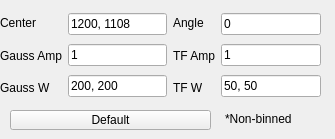
             <widget class="QWidget" name="tab_6">
              <attribute name="title">
               <string>Fit Guess</string>
              </attribute>
              <widget class="QLabel" name="label_23">
               <property name="geometry">
                <rect>
                 <x>225</x>
                 <y>110</y>
                 <width>101</width>
                 <height>17</height>
                </rect>
               </property>
               <property name="text">
                <string>*Non-binned</string>
               </property>
              </widget>
              <widget class="QPushButton" name="pushButton_default">
               <property name="geometry">
                <rect>
                 <x>10</x>
                 <y>110</y>
                 <width>201</width>
                 <height>20</height>
                </rect>
               </property>
               <property name="styleSheet">
                <string notr="true">font: 75 10pt &quot;Ubuntu Condensed&quot;;</string>
               </property>
               <property name="text">
                <string>Default</string>
               </property>
              </widget>
              <widget class="QWidget" name="layoutWidget">
               <property name="geometry">
                <rect>
                 <x>0</x>
                 <y>10</y>
                 <width>321</width>
                 <height>91</height>
                </rect>
               </property>
               <layout class="QHBoxLayout" name="horizontalLayout_8">
                <item>
                 <layout class="QVBoxLayout" name="verticalLayout_12">
                  <item>
                   <widget class="QLabel" name="label_3">
                    <property name="font">
                     <font>
                      <pointsize>9</pointsize>
                     </font>
                    </property>
                    <property name="text">
                     <string>Center</string>
                    </property>
                    <property name="alignment">
                     <set>Qt::AlignLeading|Qt::AlignLeft|Qt::AlignVCenter</set>
                    </property>
                   </widget>
                  </item>
                  <item>
                   <widget class="QLabel" name="label_20">
                    <property name="font">
                     <font>
                      <pointsize>9</pointsize>
                     </font>
                    </property>
                    <property name="text">
                     <string>Gauss Amp</string>
                    </property>
                    <property name="alignment">
                     <set>Qt::AlignLeading|Qt::AlignLeft|Qt::AlignVCenter</set>
                    </property>
                   </widget>
                  </item>
                  <item>
                   <widget class="QLabel" name="label_7">
                    <property name="font">
                     <font>
                      <pointsize>9</pointsize>
                     </font>
                    </property>
                    <property name="text">
                     <string>Gauss W</string>
                    </property>
                    <property name="alignment">
                     <set>Qt::AlignLeading|Qt::AlignLeft|Qt::AlignVCenter</set>
                    </property>
                   </widget>
                  </item>
                 </layout>
                </item>
                <item>
                 <layout class="QVBoxLayout" name="verticalLayout_10">
                  <item>
                   <widget class="QLineEdit" name="lineEdit_center">
                    <property name="font">
                     <font>
                      <pointsize>9</pointsize>
                     </font>
                    </property>
                    <property name="text">
                     <string>1200, 1108</string>
                    </property>
                   </widget>
                  </item>
                  <item>
                   <widget class="QLineEdit" name="lineEdit_ga">
                    <property name="font">
                     <font>
                      <pointsize>9</pointsize>
                     </font>
                    </property>
                    <property name="text">
                     <string>1</string>
                    </property>
                   </widget>
                  </item>
                  <item>
                   <widget class="QLineEdit" name="lineEdit_gw">
                    <property name="font">
                     <font>
                      <pointsize>9</pointsize>
                     </font>
                    </property>
                    <property name="text">
                     <string>200, 200</string>
                    </property>
                   </widget>
                  </item>
                 </layout>
                </item>
                <item>
                 <layout class="QVBoxLayout" name="verticalLayout_13">
                  <item>
                   <widget class="QLabel" name="label_4">
                    <property name="font">
                     <font>
                      <pointsize>9</pointsize>
                     </font>
                    </property>
                    <property name="text">
                     <string>Angle</string>
                    </property>
                    <property name="alignment">
                     <set>Qt::AlignLeading|Qt::AlignLeft|Qt::AlignVCenter</set>
                    </property>
                   </widget>
                  </item>
                  <item>
                   <widget class="QLabel" name="label_21">
                    <property name="font">
                     <font>
                      <pointsize>9</pointsize>
                     </font>
                    </property>
                    <property name="text">
                     <string>TF Amp</string>
                    </property>
                    <property name="alignment">
                     <set>Qt::AlignLeading|Qt::AlignLeft|Qt::AlignVCenter</set>
                    </property>
                   </widget>
                  </item>
                  <item>
                   <widget class="QLabel" name="label_22">
                    <property name="font">
                     <font>
                      <pointsize>9</pointsize>
                     </font>
                    </property>
                    <property name="text">
                     <string>TF W</string>
                    </property>
                    <property name="alignment">
                     <set>Qt::AlignLeading|Qt::AlignLeft|Qt::AlignVCenter</set>
                    </property>
                   </widget>
                  </item>
                 </layout>
                </item>
                <item>
                 <layout class="QVBoxLayout" name="verticalLayout_11">
                  <item>
                   <widget class="QLineEdit" name="lineEdit_angle">
                    <property name="font">
                     <font>
                      <pointsize>9</pointsize>
                     </font>
                    </property>
                    <property name="text">
                     <string>0</string>
                    </property>
                   </widget>
                  </item>
                  <item>
                   <widget class="QLineEdit" name="lineEdit_tfa">
                    <property name="font">
                     <font>
                      <pointsize>9</pointsize>
                     </font>
                    </property>
                    <property name="text">
                     <string>1</string>
                    </property>
                   </widget>
                  </item>
                  <item>
                   <widget class="QLineEdit" name="lineEdit_tfw">
                    <property name="font">
                     <font>
                      <pointsize>9</pointsize>
                     </font>
                    </property>
                    <property name="text">
                     <string>50, 50</string>
                    </property>
                   </widget>
                  </item>
                 </layout>
                </item>
               </layout>
              </widget>
             </widget>
